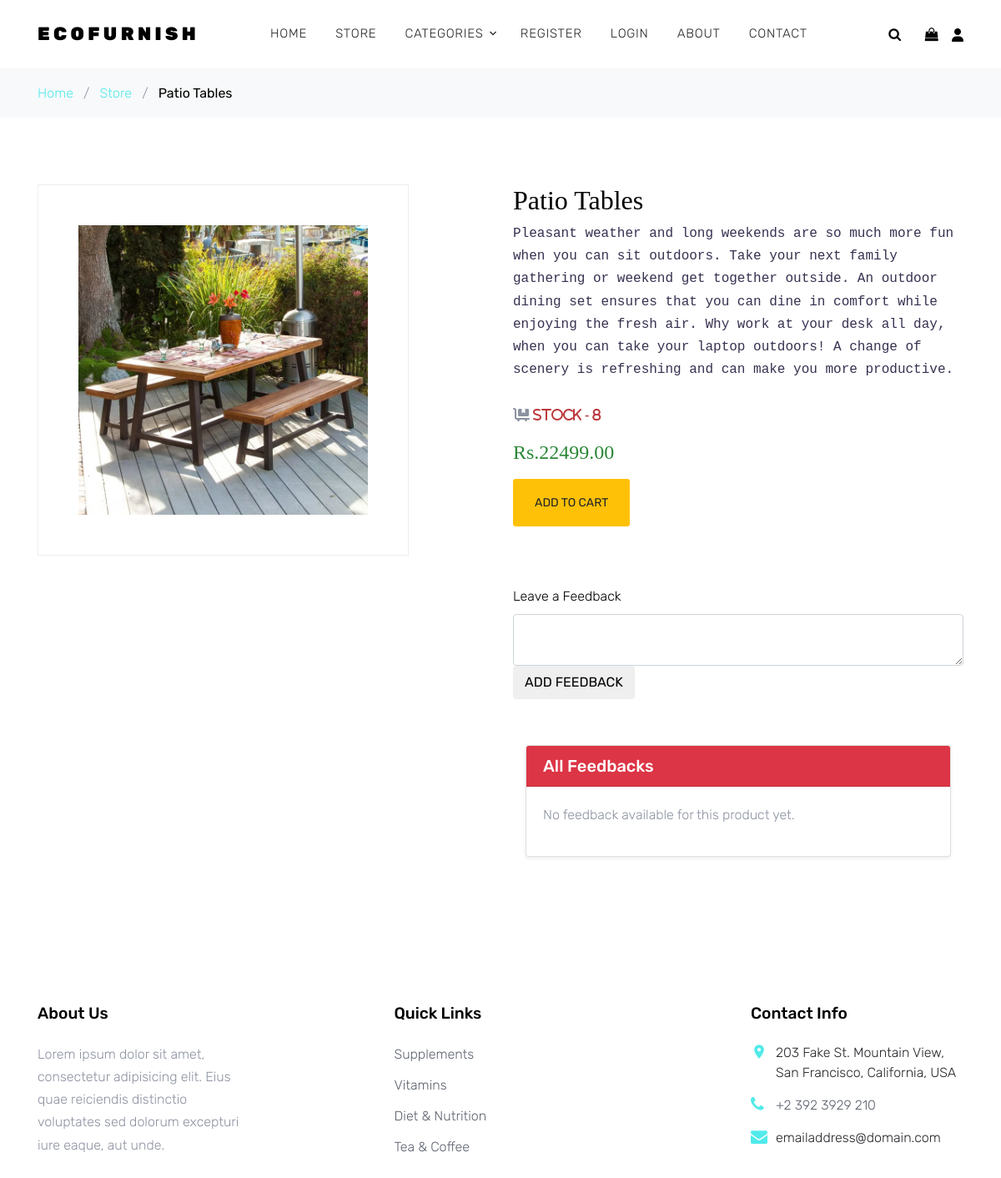
The page /single_details/6/ on the database as committed earlier.
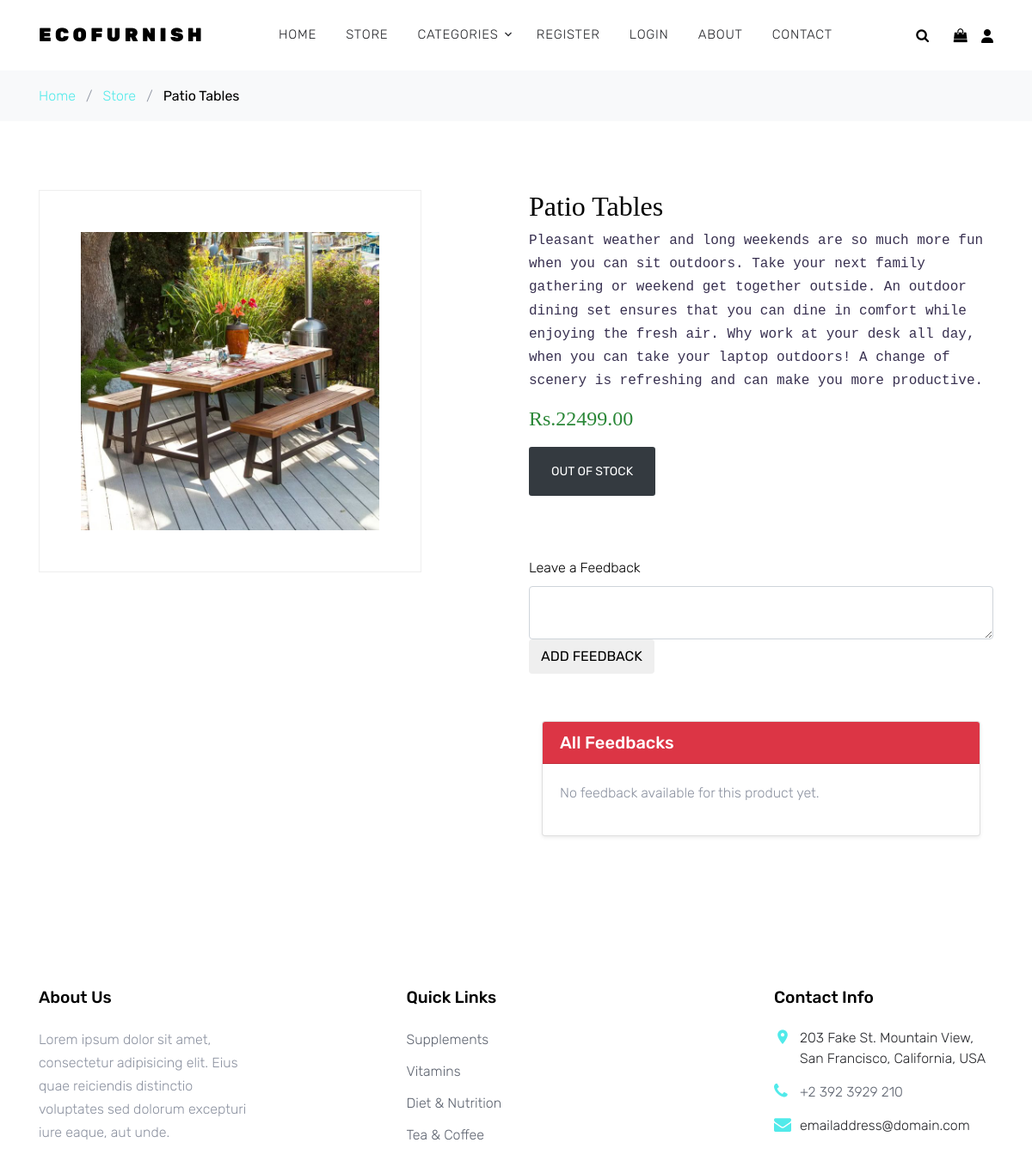
The same page on the database as committed later.
### Store/models.py (models this page shows, shortened)
class Furniture(models.Model):
    product = models.CharField(max_length=50, unique=True)
    description = models.TextField(max_length=1000, blank=True)
    category = models.ForeignKey(Categories, on_delete=models.PROTECT)
    price = models.DecimalField(max_digits=20, decimal_places=2)
    image = models.ImageField(upload_to='Furniture')
    stock = models.IntegerField()

### Store/views.py (the view)
# urls.py: path('single_details/<int:pro_id>/', Single_Details, name='single_details'),
def Single_Details(request, pro_id):
    ecofurnishsingle = Furniture.objects.get(id=pro_id)
    feedback_list = Feedback.objects.filter(product_id=pro_id).order_by('-created_at')
    return render(request, 'Store/Shop_Details.html', {'pro': ecofurnishsingle,
                                                       'feedback_view':feedback_list})

### Store/context_processors.py (called while the page is built)
def EcoFurnish_Category(request):
    cat = Categories.objects.all()
    return dict(cat=cat)

### Template/Store/Shop_Details.html (shortened to what this page needs)
{% extends 'Home/Base.html' %}
{% load static %}
{% block content %}
    <div class="bg-light py-3">
      <div class="container">
        <div class="row">
          <div class="col-md-12 mb-0"><a href="index.html">Home</a> <span class="mx-2 mb-0">/</span> <a
              href="{% url 'Store:shop' %}">Store</a> <span class="mx-2 mb-0">/</span> <strong class="text-black">{{pro.product}}</strong></div>
        </div>
      </div>
    </div>
    <div class="site-section">
      <div class="container">
        <div class="row">
          <div class="col-md-5 mr-auto">
            <div class="border text-center">
              <img src="{{pro.image.url}}" alt="Image" class="img-fluid p-5">
            </div>
          </div>
          <div class="col-md-6">
            <h2 class="text-black" style="font-family: serif;">{{pro.product}}</h2>
            <p style="font-family: monospace; color: #383050;">{{pro.description}}</p>
            {% if pro.stock > 0 %}
            <p><strong class="fa-solid fa-cart-flatbed mt-3"> <span style="color:#BB3A3E;">Stock - {{pro.stock}}</span></strong></p>
            {% endif %}
            <p><strong class="text h4" style="font-family: serif; color:#2A8737;">Rs.{{pro.price}}</strong></p>
            {% if pro.stock > 0 %}
            <p><a href="{% url 'Cart:add_cart' pro.id %}" class="buy-now btn btn-sm height-auto px-4 py-3 btn-warning">Add To Cart</a></p>
            {% else %}
            <p><a href="#" class="buy-now btn btn-sm height-auto px-4 py-3 btn-dark">Out of Stock</a></p>
            {% endif %}
            <br><br>
            <form method="post" action="{% url 'Store:feedback' pro.id %}">
              <label class="text-black">Leave a Feedback</label>
              <textarea name="Add_Feedback" class="form-control" required></textarea>
              <div>
                <input type="submit" value="Add Feedback" class="btn btn-teal-300">
              </div>
            </form>
            <br><br>
            <div class="col-12">
                <div class="card shadow-sm">
                    <div class="card-header bg-danger text-white">
                        <h5 class="mb-0 text-white">All Feedbacks</h5>
                    </div>
                    <div class="card-body" style="max-height: 275px; overflow-y: auto;">
                        {% if feedback_view %}
                            <ul class="list-group">
                                {% for feedback in feedback_view %}
                                    <li class="list-group-item">
                                        <p><span style="color:#343738;">{{ feedback.user.first_name }} {{ feedback.user.last_name }}</span></span><br>
                                        <strong style="color:black;">{{ feedback.feedback }}</strong></p>
                                        <small class="text-muted">Posted on {{ feedback.created_at|date:"F d, Y H:i" }}</small>
                                    </li>
                                {% endfor %}
                            </ul>
                        {% else %}
                            <p>No feedback available for this product yet.</p>
                        {% endif %}
                    </div>
                </div>
            </div>
          </div>
        </div>
      </div>
    </div>
{% endblock %}

Rows that differ between the two databases and show on the page:
changed Furniture "Patio Tables": stock "8" → (not shown)
Other text that changed with them:
text no longer shown: "Stock - ADD TO CART"
text now shown: "OUT OF STOCK"
